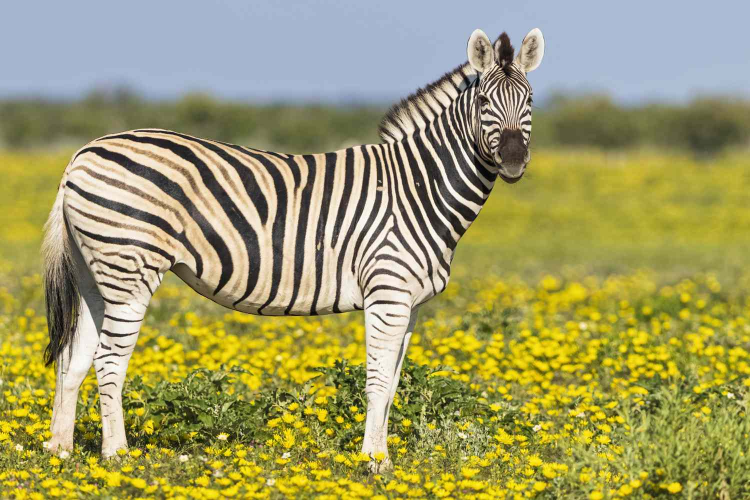
#> input picture data/zebra.jpg, 1500 x 1000 px, found by its file name (shown at 1/2 size)
$ python step58_pre.py
#> lines starting #> are read from the running program, lines starting #| are printed output that depends on the picture
#> further down, img is the input picture: PIL image 1500x1000 RGB; mean R, G, B 160, 155.9, 101.9
### pychu/models.py
import os
import numpy as np
import pychu.config as config  # noqa
import pychu.functions as F  # noqa
import pychu.layers as L  # noqa
from pychu import Layer  # noqa
from pychu import utils  # noqa


class Model(Layer):
    # [5 lines left out: function plot, not called in this run]


class MLP(Model):
    # [15 lines left out: functions __init__, forward, not called in this run]


class VGG16(Model):

    # VGGの重みは公開されているためもし重みがあれば使う
    def __init__(self, pretrained=False):
        super().__init__()

        self.conv1_1 = L.Conv2d(64, filter_size=3, stride=1, pad=1)
        self.conv1_2 = L.Conv2d(64, filter_size=3, stride=1, pad=1)
        self.conv2_1 = L.Conv2d(128, filter_size=3, stride=1, pad=1)
        self.conv2_2 = L.Conv2d(128, filter_size=3, stride=1, pad=1)
        self.conv3_1 = L.Conv2d(256, filter_size=3, stride=1, pad=1)
        self.conv3_2 = L.Conv2d(256, filter_size=3, stride=1, pad=1)
        self.conv3_3 = L.Conv2d(256, filter_size=3, stride=1, pad=1)
        self.conv4_1 = L.Conv2d(512, filter_size=3, stride=1, pad=1)
        self.conv4_2 = L.Conv2d(512, filter_size=3, stride=1, pad=1)
        self.conv4_3 = L.Conv2d(512, filter_size=3, stride=1, pad=1)
        self.conv5_1 = L.Conv2d(512, filter_size=3, stride=1, pad=1)
        self.conv5_2 = L.Conv2d(512, filter_size=3, stride=1, pad=1)
        self.conv5_3 = L.Conv2d(512, filter_size=3, stride=1, pad=1)
        self.fc6 = L.Linear(4096)
        self.fc7 = L.Linear(4096)
        self.fc8 = L.Linear(1000)

        self.dropout = L.Dropout(p=0.2)

        if pretrained:
            vgg16_weight = os.path.join(config.WEIGHTS_PATH, "vgg16.npz")
            self.load_weights(vgg16_weight)

    # [24 lines left out: function forward, not called in this run]

    @staticmethod
    def preprocess(image, size=(224, 224), dtype=np.float32):
#> called with size = (224, 224)
        image = image.convert('RGB')
        if size:
            image = image.resize(size)
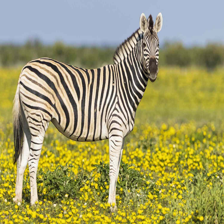
#> image: PIL image 224x224 RGB; mean R, G, B 160, 155.9, 101.9
        image = np.asarray(image, dtype=dtype)
#> image: shape (224, 224, 3) float32
        image = image[:, :, ::-1]
        image -= np.array([103.939, 116.779, 123.68], dtype=dtype)
        image = image.transpose((2, 0, 1))
        return image

### pychu/core.py
import contextlib
import weakref

import numpy as np

import pychu

"""
このファイルはVariableの演算子(+-*/%)などの設定
variable変数が使えるメソッド(T, shape, size)などの設定を行う
"""


# =============================================================================
# Config
# =============================================================================
class Config:
    enable_backprop = True
    train = True


# 関数をwith文で使えるようにするもの
# yieldの前
# try:
#    (     )   <- ここだwith文内の処理
#    yield
#    (     )   <- ここがwith文が終わった後の処理

# [8 lines left out: function using_config, not called in this run]


def no_grad():
    return using_config("enable_backprop", False)


# 一時的に推論モードに変える
def test_mode():
    return using_config("train", False)

###############################################################################
# cupy
###############################################################################


try:
    import cupy
    array_types = (np.ndarray, cupy.ndarray)
except ImportError:
    array_types = (np.ndarray)  # type: ignore


# =============================================================================
# Variable / Function
# =============================================================================
# [18 lines left out: functions as_variable, as_array, not called in this run]


class Variable:
    # これはnpなどのほかの変数と__array_priority__(標準では0.0)を比較して大きいほうの演算子を使う
    __array_priority__ = 1

    def __init__(self, data, name=None):
        if data is not None:
            if not isinstance(data, array_types):
                print(f"{data} was {type(data)}. so changed to {array_types}")
                xp = pychu.cuda.get_array_module(np.zeros(0))
                data = as_array(data, array_module=xp)

        self.data = data
        self.grad = None
        self.creator = None
        self.generation = 0
        self.name = name

    # [53 lines left out: functions set_creator, backward, not called in this run]

    def cleargrad(self):
        self.grad = None

    # [5 lines left out: function reshape, not called in this run]

    def transpose(self):
        from pychu import functions
        return functions.transpose(self)

    # [4 lines left out: function T, not called in this run]

    @property
    def shape(self):
        return self.data.shape

    @property
    def size(self):
        return self.data.size

    @property
    def ndim(self):
        return self.data.ndim

    @property
    def dtype(self):
        return self.data.dtype

    def __getitem__(self, slices):
        import pychu.functions as F
        return F.get_item(self, slices)

    def __len__(self):
        return len(self.data)

    # [6 lines left out: function __repr__, not called in this run]

    def __neg__(self):
        return neg(self)

    def sum(self, axis=None, keepdims=False):
        import pychu.functions as F
        return F.sum(self, axis, keepdims)

    def to_cpu(self):
        if self.data is not None:
            self.data = pychu.cuda.as_numpy(self.data)

    def to_gpu(self):
        if self.data is not None:
            self.data = pychu.cuda.as_cupy(self.data)

    def unchain(self):
        self.creator = None

    # [9 lines left out: function unchain_backward, not called in this run]


class Function:
    # 変数と関数のつながりが作られる
    # __call__はFunctionを継承するクラスを使うとき
    # 例 f = Add()
    #    y = f(x0, x1) <-ここで呼ばれる
    # [21 lines left out: function __call__, not called in this run]

    def forward(self, *xs):
        # 子クラスでオーバライドされる
        raise NotImplementedError()

    def backward(self, gy):
        # 子クラスでオーバライドされる
        raise NotImplementedError()


# =============================================================================
# 演算子クラスと関数
# =============================================================================


class Neg(Function):
    def forward(self, x):
        return -x

    def backward(self, gy):
        return -gy


def neg(x):
    return Neg()(x)


class Add(Function):
    # [12 lines left out: functions forward, backward, not called in this run]


def add(x0, x1):
    x1 = as_array(x1, pychu.cuda.get_array_module(x0.data))
    return Add()(x0, x1)


class Sub(Function):
    def forward(self, x0, x1):
        self.x0_shape, self.x1_shape = x0.shape, x1.shape
        return x0 - x1

    # [8 lines left out: function backward, not called in this run]


def sub(x0, x1):
    x1 = as_array(x1, pychu.cuda.get_array_module(x0.data))
    return Sub()(x0, x1)


def rsub(x0, x1):
    x1 = as_array(x1, pychu.cuda.get_array_module(x0.data))
    return Sub()(x1, x0)


class Mul(Function):
    def forward(self, x0, x1):
        y = x0 * x1
        return y

    # [9 lines left out: function backward, not called in this run]


def mul(x0, x1):
    x1 = as_array(x1, pychu.cuda.get_array_module(x0.data))
    return Mul()(x0, x1)


class Div(Function):
    def forward(self, x0, x1):
        return x0 / x1

    # [9 lines left out: function backward, not called in this run]


def div(x0, x1):
    x1 = as_array(x1, pychu.cuda.get_array_module(x0.data))
    return Div()(x0, x1)


def rdiv(x0, x1):
    x1 = as_array(x1, pychu.cuda.get_array_module(x0.data))
    return Div()(x1, x0)


class Pow(Function):
    def __init__(self, c):
        self.c = c

    def forward(self, x0):
        return x0 ** self.c

    def backward(self, gy):
        x0 = self.inputs[0]
        return gy * (self.c * x0 ** (self.c - 1))


def pow(x, c):
    return Pow(c)(x)


class FloorDiv(Function):
    def forward(self, x0, x1):
        return x0 // x1

    def backward(self, gy):
        x0, x1 = self.inputs
        return gy * (1 // x1), gy * (-x0 // x1 ** 2)


def floordiv(x0, x1):
    return FloorDiv()(x0, x1)


class Mod(Function):
    def forward(self, x0, x1):
        return x0 % x1

    # [4 lines left out: function backward, not called in this run]


def mod(x, c):
    return Mod()(x, c)


def setup_variable():
    Variable.__add__ = add  # type: ignore
    Variable.__radd__ = add  # type: ignore
    Variable.__mul__ = mul  # type: ignore
    Variable.__rmul__ = mul  # type: ignore
    Variable.__neg__ = neg  # type: ignore
    Variable.__sub__ = sub  # type: ignore
    Variable.__rsub__ = rsub  # type: ignore
    Variable.__truediv__ = div  # type: ignore
    Variable.__rtruediv__ = rdiv  # type: ignore
    Variable.__pow__ = pow  # type: ignore

    Variable.matmul = pychu.functions.matmul  # type: ignore
    Variable.dot = pychu.functions.matmul  # type: ignore


###############################################################################

class Parameter(Variable):
    pass

### pychu/transforms.py
import numpy as np

from PIL import Image
from pychu.utils import pair


class Compose:
    """Compose several transforms.

    Args:
        transforms(list): list of transforms
    """
    def __init__(self, transforms=[]):
        self.transforms = transforms

    # [6 lines left out: function __call__, not called in this run]


###############################################################################
# PIL Image用の変換
###############################################################################


class Convert:
    def __init__(self, mode="RGB"):
        self.mode = mode

    # [23 lines left out: function __call__, not called in this run]


class Resize:
    # [4 lines left out: function __init__, not called in this run]

    def __call__(self, img):
        return img.resize(self.size, self.mode)


class CenterCrop:
    def __init__(self, size):
        self.size = pair(size)

    # [8 lines left out: function __call__, not called in this run]


class ToArray:
    def __init__(self, dtype=np.float32):
        self.dtype = dtype

    # [10 lines left out: function __call__, not called in this run]


class ToPIL:
    def __call__(self, array):
        data = array.transpose(1, 2, 0)
        return Image.fromarray(data)


class RandomHorizontalFlip:
    pass


###############################################################################
# numpy用の変換
###############################################################################


class Normalize:
    def __init__(self, mean=0, std=1):
        self.mean = mean
        self.std = std

    # [12 lines left out: function __call__, not called in this run]


class Flatten:
    """Flatten a NumPy array.
    """
    def __call__(self, array):
        return array.flatten()


class AsType:
    def __init__(self, dtype=np.float32):
        self.dtype = dtype

    def __call__(self, array):
        return array.astype(self.dtype)


ToFloat = AsType


class ToInt(AsType):
    def __init__(self, dtype=int):
        self.dtype = dtype

### pychu/utils.py
import os
import subprocess
import urllib.request
import numpy as np
import pychu
import pychu.config


# [137 lines left out: functions _dot_var, _dot_func, get_dot_graph, plot_dot_graph, sum_to, logsumexp and 1 more, not called in this run]


def get_conv_outsize(input_size, filter_size, stride, pad):
    return (input_size + pad * 2 - filter_size) // stride + 1


def get_deconv_outsize(size, k, s, p):
    return s * (size - 1) + k - 2 * p


# =============================================================================
# download function
# =============================================================================


# [12 lines left out: function show_progress, not called in this run]


cache_dir = os.path.join(os.path.expanduser('~'), '.pychu')


def get_file(url, file_name=None):
    """Download a file from the `url` if it is not in the cache.

    The file at the `url` is downloaded to the `~/.dezero`.

    Args:
        url (str): URL of the file.
        file_name (str): Name of the file. It `None` is specified the original
            file name is used.

    Returns:
        str: Absolute path to the saved file.
    """
    if file_name is None:
        file_name = url[url.rfind('/') + 1:]
    file_path = os.path.join(cache_dir, file_name)

    if not os.path.exists(cache_dir):
        os.mkdir(cache_dir)

    if os.path.exists(file_path):
        return file_path

    print("Downloading: " + file_name)
    try:
        urllib.request.urlretrieve(url, file_path, show_progress)
    except (Exception, KeyboardInterrupt):
        if os.path.exists(file_path):
            os.remove(file_path)
        raise
    print(" Done")

    return file_path

### pychu/layers.py
import os
import weakref

import numpy as np
import pychu.functions as F  # noqa
from pychu import cuda  # noqa
from pychu.core import Parameter, as_variable  # noqa
from pychu.utils import pair
"""
パラメータの自動化を行うためのファイル
"""


class Layer:
    def __init__(self):
        """
        self._paramsにはLayerのインスタンスが持つParameter, Layerクラスを持つ
        """
        self._params = set()
        self.training = True

    def __setattr__(self, name, value):
        """インスタンス変数を宣言する際に呼び出されるメソッド

        Args:
            name (str): 名前を保持するための変数
            value (int, float, double)): 値を保持するための変数
        """
        if isinstance(value, (Parameter, Layer)):
            self._params.add(name)
        super().__setattr__(name, value)

    # [7 lines left out: function __call__, not called in this run]

    def forward(self, inputs):
        raise NotImplementedError

    # [43 lines left out: functions params, _flatten_params, train, eval, not called in this run]

    def cleargrads(self):
        for param in self.params():
            param.cleargrad()

    def to_cpu(self):
        for param in self.params():
            param.to_cpu()

    def to_gpu(self):
        for param in self.params():
            param.to_gpu()

    # [25 lines left out: functions save_weights, load_weights, not called in this run]


# 全結合層
class Linear(Layer):
    def __init__(self, out_size, nobias=False, dtype=np.float32, in_size=None):
        """_summary_

        Args:
            out_size (int): 出力サイズ
            nobias (bool): Trueならばself.b=NoneとしFalseならnp.zerosで初期化.
                           Defaults to False.
            dtype (_type_): Defaults to np.float32.
            in_size (int): Noneならば自動で入力のサイズをin_sizeとする. Defaults to None.
        """
        super().__init__()
        self.in_size = in_size
        self.out_size = out_size
        self.dtype = dtype

        self.W = Parameter(None, name="W")
        if self.in_size is not None:
            self._init_W()

        if nobias:
            self.b = None
        else:
            self.b = Parameter(np.zeros(out_size, dtype=dtype), name="b")

    # [19 lines left out: functions _init_W, forward, not called in this run]


# TimeLinear層
class TimeLinear(Layer):
    # [26 lines left out: functions __init__, forward, not called in this run]


# dropout層
class Dropout(Layer):
    def __init__(self, p=0.5):
        super().__init__()
        self.dropout_ratio = p

    # [9 lines left out: function forward, not called in this run]


# 畳み込み層
class Conv2d(Layer):
    def __init__(self, out_channels, filter_size, stride=1,
                 pad=0, nobias=False, dtype=np.float32, in_channels=None):
        super().__init__()
        self.in_channels = in_channels
        self.out_channels = out_channels
        self.filter = filter_size
        self.stride = stride
        self.pad = pad
        self.dtype = dtype

        self.W = Parameter(None, name="W")
        if in_channels is not None:
            self._init_W()

        if nobias:
            self.b = None
        else:
            self.b = Parameter(np.zeros(out_channels, dtype=dtype), name="b")

    # [28 lines left out: functions _init_W, forward, not called in this run]


# RNN層
class RNN(Layer):
    """RNN層を作っている

    RNN層は時系列データを取り扱えるが、逆伝番においてtanhの勾配は1-y^2でありあらゆる点で1-y^2 <= 1のため勾配消失が起こってしまう
    ほかにも(Linear層の中で)Matmulを使っているため勾配爆発や勾配消滅が起きやすい(行列の時これは特異値のよって決まる, 特異値はWが重さの時
    W @ WTの固有値の平方根(固有値は |W @ WT - tE| = 0 となるtの値)で求めれるこれの最大値が1以下ならば勾配爆発はしない)

    補足: hidden(隠れ状態)とは出力に相当する, また短期的な情報を保持する
    """
    # [4 lines left out: function __init__, not called in this run]

    def reset_state(self):
        self.prev_h = None

    # [8 lines left out: function forward, not called in this run]


# TimeRNN層
class TimeRNN(Layer):
    # [15 lines left out: function __init__, not called in this run]

    def reset_state(self):
        self.prev_hidden = None

    # [34 lines left out: function forward, not called in this run]


# LSTM層
class LSTM(Layer):
    """LSTM層を作っている

    LSTM層ではRNN層の弱点であった勾配爆発や勾配消滅が起きてしまうところを改善している, LSTMでは勾配クリッピング(勾配のノルムで勾配を割って
    そこに定数(勾配のノルムの最大値)をかける、[例: |a| >= c -> a = c * a / |a|^2], ほかにもゲートを3つつけることで
    より勾配消失を防ぐことができる

    補足: cell(セル状態)とは、ある時刻tにおけるLSTMの長期記憶(過去の情報)を保持する内部状態
    """
    # [51 lines left out: functions __init__, reset_state, forward, not called in this run]


class TimeLSTM(Layer):
    # [57 lines left out: functions __init__, reset_state, forward, not called in this run]

### steps/chap5/step58_pre.py
import sys
import os
import numpy as np
from PIL import Image

sys.path.append(os.path.dirname(os.path.dirname(os.path.dirname(__file__))))
import pychu.datasets  # noqa
import pychu  # noqa
import pychu.utils  # noqa
import pychu.config as config  # noqa
from pychu.models import VGG16  # noqa

url = "https://github.com/oreilly-japan/deep-learning-from-scratch-3/"\
    "raw/images/zebra.jpg"
img_path = pychu.utils.get_file(url)
img = Image.open(img_path)

x = VGG16.preprocess(img)
x = x[np.newaxis]

#> (the run stopped early here; a loop or call above may not have finished)

$ run again, with data/chu.jpg copied over data/zebra.jpg
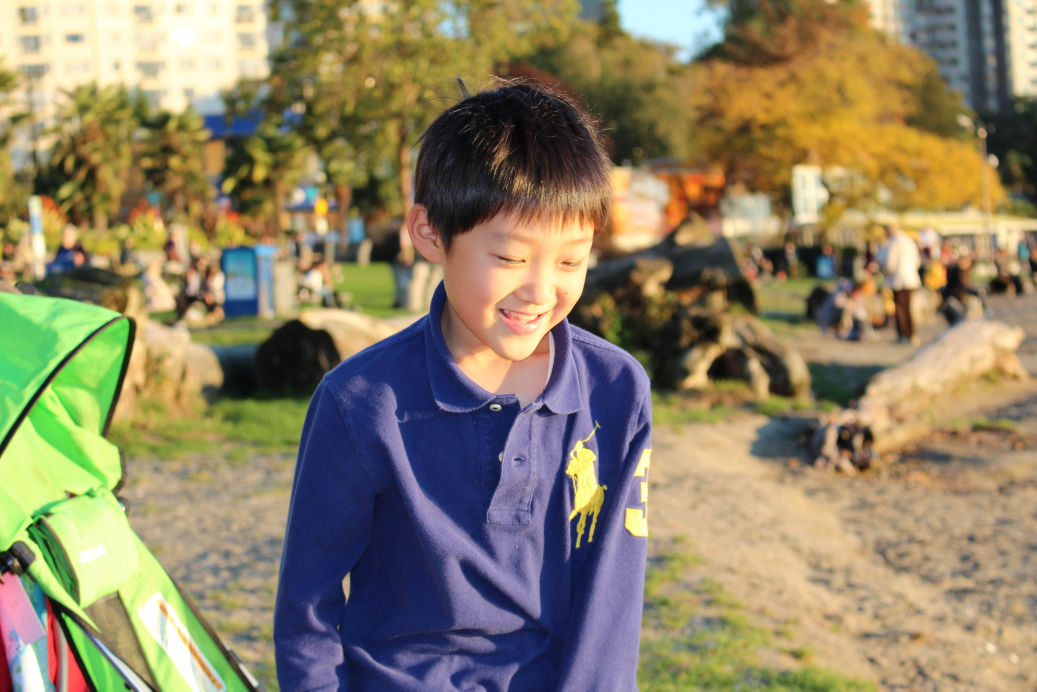
#> input picture data/chu.jpg, 5184 x 3456 px, found by its file name (shown at 1/5 size)
#> img is the input picture: PIL image 5184x3456 RGB; mean R, G, B 142.2, 131.2, 101.9
#> in preprocess, `image = image.resize(size)`:
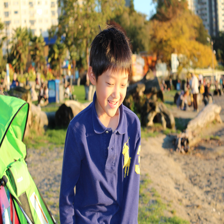
#> image: PIL image 224x224 RGB; mean R, G, B 142.2, 131.2, 101.9
